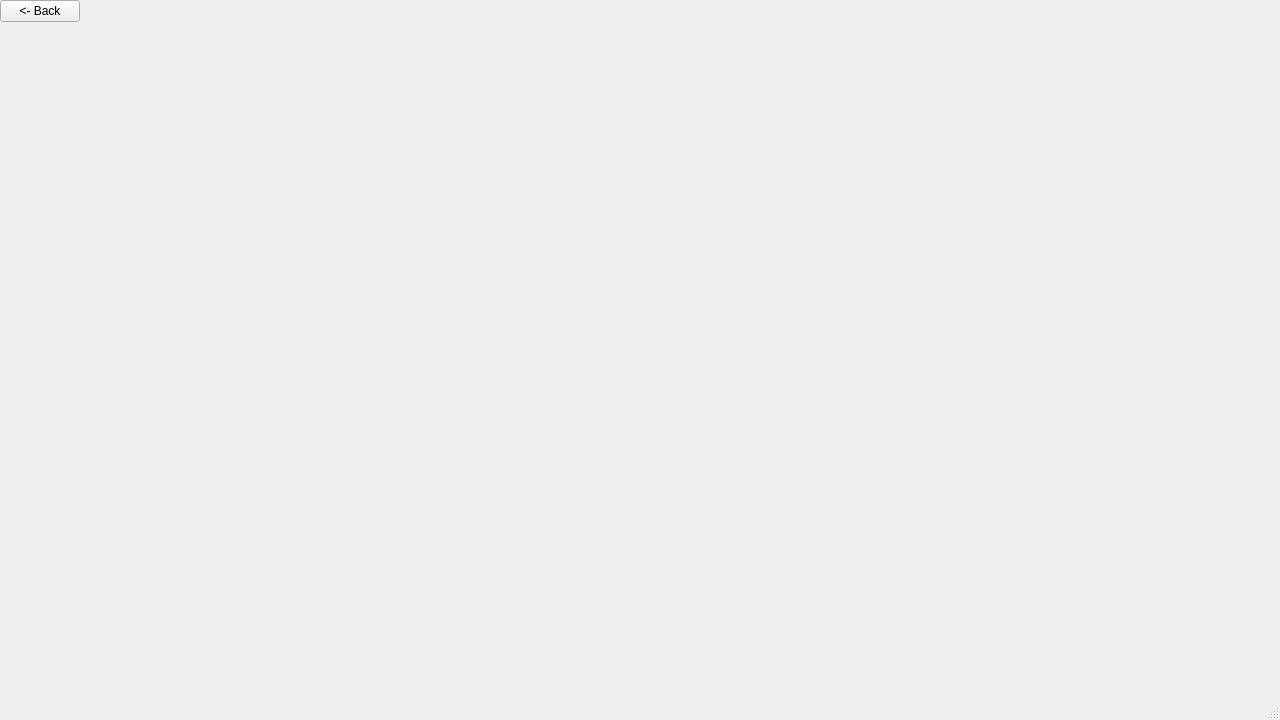
<?xml version="1.0" encoding="UTF-8"?>
<ui version="4.0">
 <class>GameWindow</class>
 <widget class="QMainWindow" name="GameWindow">
  <property name="geometry">
   <rect>
    <x>0</x>
    <y>0</y>
    <width>1280</width>
    <height>720</height>
   </rect>
  </property>
  <property name="windowTitle">
   <string>MainWindow</string>
  </property>
  <widget class="QWidget" name="centralwidget">
   <widget class="QPushButton" name="pushButton">
    <property name="geometry">
     <rect>
      <x>0</x>
      <y>0</y>
      <width>80</width>
      <height>22</height>
     </rect>
    </property>
    <property name="text">
     <string>&lt;- Back</string>
    </property>
   </widget>
   <widget class="QWidget" name="cameraWidgetUI" native="true">
    <property name="geometry">
     <rect>
      <x>940</x>
      <y>0</y>
      <width>341</width>
      <height>231</height>
     </rect>
    </property>
    <widget class="QWidget" name="verticalLayoutWidget">
     <property name="geometry">
      <rect>
       <x>0</x>
       <y>0</y>
       <width>561</width>
       <height>231</height>
      </rect>
     </property>
     <layout class="QVBoxLayout" name="verticalLayout"/>
    </widget>
   </widget>
   <widget class="QWidget" name="game" native="true">
    <property name="geometry">
     <rect>
      <x>-1</x>
      <y>-1</y>
      <width>1280</width>
      <height>700</height>
     </rect>
    </property>
   </widget>
   <zorder>game</zorder>
   <zorder>pushButton</zorder>
   <zorder>cameraWidgetUI</zorder>
  </widget>
  <widget class="QMenuBar" name="menubar">
   <property name="geometry">
    <rect>
     <x>0</x>
     <y>0</y>
     <width>1280</width>
     <height>19</height>
    </rect>
   </property>
  </widget>
  <widget class="QStatusBar" name="statusbar"/>
 </widget>
 <resources/>
 <connections/>
</ui>
